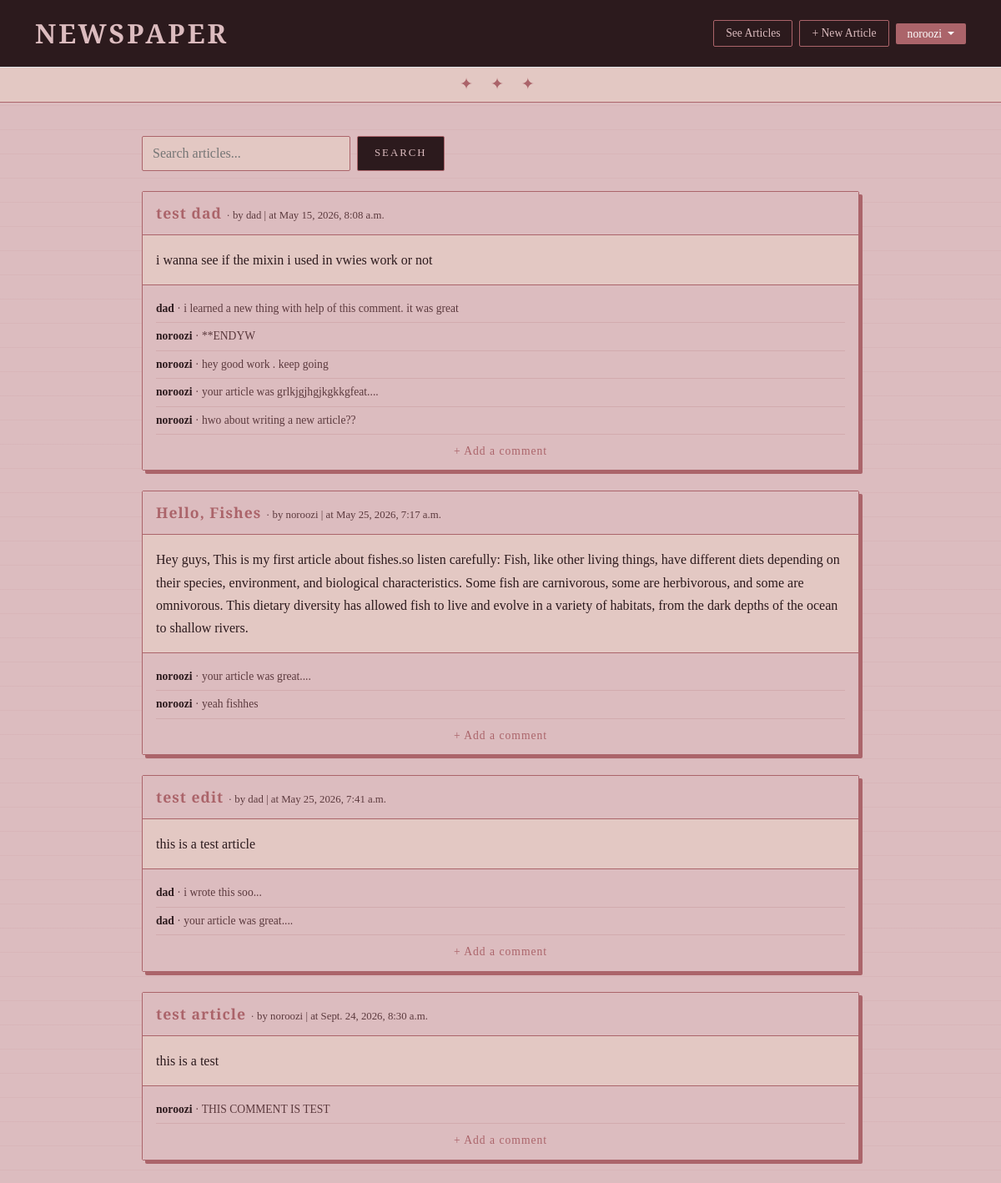
/articles/ (signed in), run on the app's committed database.
### accounts/models.py (models this page shows)
class CustomUser(AbstractUser):
    age = models.PositiveIntegerField(null=True, blank=True)

### articles/models.py (models this page shows, shortened)
class Article(models.Model):
    title = models.CharField(max_length=255)
    body = models.TextField()
    date = models.DateTimeField(auto_now_add=True)
    author = models.ForeignKey(
        settings.AUTH_USER_MODEL,
        on_delete=models.CASCADE,
    )
    views = models.IntegerField(default=0)
    viewers = models.ManyToManyField(
        settings.AUTH_USER_MODEL,
        related_name='viewed_articles',
        blank=True
    )
    likes = models.ManyToManyField(
        settings.AUTH_USER_MODEL,
        related_name='liked_articles',
        blank=True
    )

class Comment(models.Model):
    article = models.ForeignKey(
        Article,
        on_delete=models.CASCADE,
    )
    comment = models.TextField(default="your article was great....")
    author = models.ForeignKey(
        settings.AUTH_USER_MODEL,
        on_delete=models.CASCADE,
    )
    def __str__(self):
        return self.comment

### articles/views.py (the view)
# urls.py: path("", ArticleList.as_view(), name="article_list"),
class ArticleList(mixins.CustomLoginNeededMixin, ListView):
    model = models.Article
    template_name = "article_list.html"
    def get_queryset(self):
        query = self.request.GET.get('q', '').strip()  # fix spaces
        if query:
            words = query.split()  # split into individual words
            filters = Q()
            for word in words:
                filters &= Q(title__icontains=word) | Q(body__icontains=word)
            return models.Article.objects.filter(filters)
        return models.Article.objects.all().order_by('-views')
    def get_context_data(self, **kwargs):
        context = super().get_context_data(**kwargs)
        context['query'] = self.request.GET.get('q', '')
        return context

### articles/mixins.py (called while the page is built)
    def dispatch(self, request, *args, **kwargs):
        if not request.user.is_authenticated:
            return redirect(self.login_url)
        return super().dispatch(request, *args, **kwargs)

### templates/article_list.html (shortened to what this page needs)
{% extends "base.html" %}
{% block content %}
    <form method="GET" action="" class="search-form">
        <input type="text" name="q" value="{{ query }}" placeholder="Search articles...">
        <button type="submit">Search</button>
    </form>
    {% for article in article_list %}
        <div class="article-card">
            <div class="article-header">
                <a href="{% url 'article_detail' article.pk %}" class="article-title">
                    {{ article.title }}
                </a>
                <span class="article-meta"> &middot; by {{ article.author }} | at {{ article.date }}</span>
            </div>
            <div class="article-body">
                {{ article.body }}
            </div>
            <div class="article-comments">
                {% for comment in article.comment_set.all %}
                    <div class="comment-item">
                        <span class="comment-author">{{ comment.author }}</span>
                        &middot; {{ comment }}
                    </div>
                {% endfor %}
                <a href="{% url 'article_detail' article.pk %}" class="add-comment-link">
                    + Add a comment
                </a>
            </div>
        </div>
    {% endfor %}
{% endblock content %}

### templates/base.html (shortened to what this page needs)
<!DOCTYPE html>
<html>
<head>
    {% block qq %}<link href="https://cdn.jsdelivr.net/npm/bootstrap@5.3.3/dist/css/bootstrap.min.css" rel="stylesheet"/>{% endblock qq %}
</head>
<body>
    <header class="p-3 border-bottom">
        <div class="container">
            <div class="d-flex flex-wrap align-items-center justify-content-between">
                <a href="{% url 'home' %}" class="navbar-brand">Newspaper</a>
                <div class="d-flex align-items-center gap-2">
                    {% if user.is_authenticated %}
                        <a href="{% url 'article_list' %}" class="btn-new">See Articles</a>
                        <a href="{% url 'article_create' %}" class="btn-new">+ New Article</a>
                        <div class="dropdown">
                            <a href="#" class="btn-user dropdown-toggle" id="dropdownUser1" data-bs-toggle="dropdown" aria-expanded="false">
                                {{ user.username }}
                            </a>
                        </div>
                    {% else %}
                        <a href="{% url 'login' %}" class="btn-login">Log In</a>
                        <a href="{% url 'signup' %}" class="btn-signup">Sign Up</a>
                    {% endif %}
                </div>
            </div>
        </div>
    </header>
    <div class="header-divider">✦ ✦ ✦</div>
    <main>
        {% block content %}
        {% endblock content %}
    </main>
</body>
</html>

### templates/base.html (style rules this page uses)
:root { --bg: #dcbcbf; --surface: #e3c8c3; --border: #ab646a; --dark: #2c1a1d; --text: #2c1a1d; --text-light: #5c3a3e; --accent: #ab646a; --accent-hover: #8a4a50; }
* { margin: 0; padding: 0; box-sizing: border-box; }
body { background-color: var(--bg); background-image: repeating-linear-gradient( 0deg, transparent, transparent 28px, rgba(171, 100, 106, 0.07) 28px, rgba(171, 100, 106, 0.07) 29px ); color: var(--text); font-family: Georgia, serif; min-height: 100vh; }
header { background-color: var(--dark); border-bottom: 3px double var(--border) !important; padding: 12px 30px !important; margin-bottom: 0 !important; }
.navbar-brand { color: var(--bg) !important; font-size: 2rem; font-weight: 700; font-family: 'Playfair Display', Georgia, serif; letter-spacing: 3px; text-decoration: none; text-transform: uppercase; }
.header-divider { text-align: center; color: var(--border); font-size: 1.2rem; letter-spacing: 8px; padding: 6px 0; background-color: var(--surface); border-bottom: 1px solid var(--border); }
.btn-new { background-color: transparent; color: var(--bg); border: 1px solid var(--border); padding: 5px 14px; border-radius: 2px; text-decoration: none; font-size: 0.85rem; font-family: 'Playfair Display', serif; transition: 0.3s; }
.btn-user { background-color: var(--accent); color: white !important; border: none; padding: 5px 14px; border-radius: 2px; text-decoration: none; font-size: 0.85rem; font-family: 'Playfair Display', serif; transition: 0.3s; }
main { max-width: 900px; margin: 40px auto; padding: 0 20px; }

### templates/article_list.html (style rules this page uses)
.search-form { display: flex; gap: 8px; margin-bottom: 24px; }
.search-form input[type=text] { background-color: var(--surface); border: 1px solid var(--border); border-radius: 2px; padding: 8px 12px; font-family: Georgia, serif; color: var(--dark); width: 250px; transition: 0.3s; }
.search-form button { background-color: var(--dark); color: var(--bg); border: 1px solid var(--border); border-radius: 2px; padding: 8px 20px; font-family: 'Playfair Display', Georgia, serif; letter-spacing: 2px; text-transform: uppercase; cursor: pointer; transition: 0.3s; font-size: 0.8rem; }
.article-card { background-color: var(--surface); border: 1px solid var(--border); border-radius: 2px; margin-bottom: 24px; box-shadow: 4px 4px 0px var(--border); }
.article-header { padding: 12px 16px; border-bottom: 1px solid var(--border); background-color: var(--bg); }
.article-title { font-family: 'Playfair Display', Georgia, serif; font-size: 1.1rem; font-weight: bold; color: var(--accent); text-decoration: none; letter-spacing: 1px; transition: 0.3s; }
.article-meta { font-size: 0.8rem; color: var(--text-light); font-family: Georgia, serif; }
.article-body { padding: 16px; font-family: Georgia, serif; color: var(--dark); line-height: 1.7; border-bottom: 1px solid var(--border); }
.article-comments { padding: 12px 16px; background-color: var(--bg); }
.comment-item { font-size: 0.85rem; color: var(--text-light); font-family: Georgia, serif; padding: 6px 0; border-bottom: 1px solid rgba(171, 100, 106, 0.2); }
.comment-author { font-weight: bold; color: var(--dark); }
.add-comment-link { display: block; text-align: center; margin-top: 10px; color: var(--accent); font-family: 'Playfair Display', Georgia, serif; font-size: 0.85rem; text-decoration: none; letter-spacing: 1px; transition: 0.3s; }

### data on the page
CustomUser: username "noroozi"
Article: title "test dad", author "dad", date "May 15, 2026, 8:08 a.m.", body "i wanna see if the mixin i used in vwies work or not"
Comment: author "dad", comment "i learned a new thing with help of this comment. it was great"
Comment: author "noroozi", comment "**ENDYW"
Comment: author "noroozi", comment "hey good work . keep going"
Comment: author "noroozi", comment "your article was grlkjgjhgjkgkkgfeat...."
Comment: author "noroozi", comment "hwo about writing a new article??"
Article: title "Hello, Fishes", author "noroozi", date "May 25, 2026, 7:17 a.m.", body "Hey guys, This is my first article about fishes.so listen carefully: Fish, like other living things, have different diets depending on their species, environment, and biological characteristics. Some fish are carnivorous, some are herbivorous, and some are omnivorous. This dietary diversity has allowed fish to live and evolve in a variety of habitats, from the dark depths of the ocean to shallow rivers."
Comment: author "noroozi", comment "your article was great...."
Comment: author "noroozi", comment "yeah fishhes"
Article: title "test edit", author "dad", date "May 25, 2026, 7:41 a.m.", body "this is a test article"
Comment: author "dad", comment "i wrote this soo..."
Comment: author "dad", comment "your article was great...."
Article: title "test article", author "noroozi", date "Sept. 24, 2026, 8:30 a.m.", body "this is a test"
Comment: author "noroozi", comment "THIS COMMENT IS TEST"
